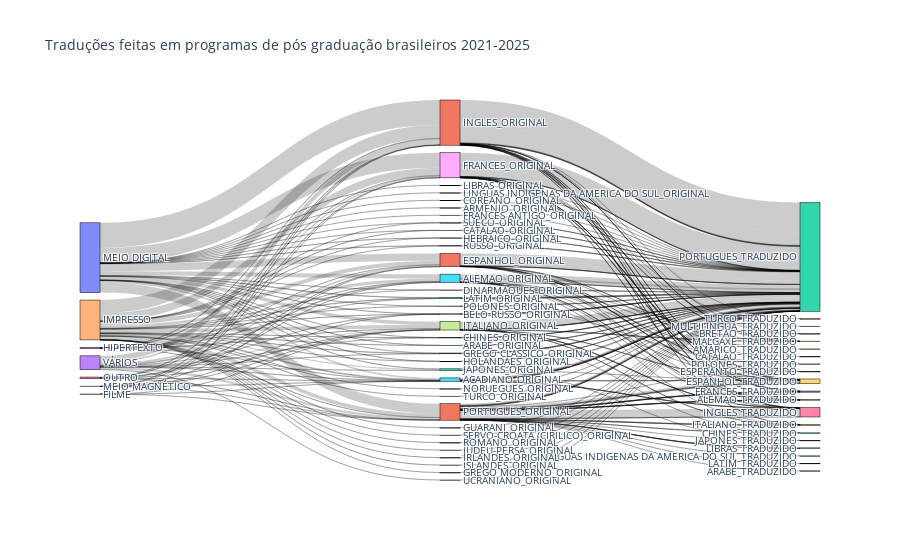

Write notebook code for a chart like this one.
### Code cell
import json

with open("traducoes_brutas.json") as traducoes_file:
    data_traducoes = json.load(traducoes_file)

fig = go.Figure(data=[go.Sankey(
    node = dict(
      pad = 15,
      thickness = 20,
      line = dict(color = "black", width = 0.5),
      label = list(data_traducoes["labels"])
    ),
    link = dict(
      source = data_traducoes["source"],
      target = data_traducoes["target"],
      value = data_traducoes["value"]
  ))])
        
fig.update_layout(title_text="Traduções feitas em programas de pós graduação brasileiros 2021-2025", font_size=10)
fig.show()

### Figure 1 — Plotly figure (JSON) as saved in the notebook; plotly's stock layout.template omitted (floating-point values rounded to 4 significant figures; data arrays with more than 128 entries replaced by an {"elided": "..."} marker saying what was removed)
{"data": [{"link": {"source": {"elided": "281 int values"}, "target": {"elided": "281 int values"}, "value": {"elided": "281 int values"}}, "node": {"label": ["MEIO DIGITAL", "INGLES_ORIGINAL", "PORTUGUES_TRADUZIDO", "VÁRIOS", "IMPRESSO", "ACADIANO_ORIGINAL", "INGLES_TRADUZIDO", "ITALIANO_ORIGINAL", "FRANCES_ORIGINAL", "ITALIANO_TRADUZIDO", "FRANCES_TRADUZIDO", "ESPANHOL_ORIGINAL", "JAPONES_ORIGINAL", "SUECO_ORIGINAL", "DINARMAQUES_ORIGINAL", "ALEMAO_ORIGINAL", "OUTRO", "NORUEGUES_ORIGINAL", "MEIO MAGNÉTICO", "ESPANHOL_TRADUZIDO", "GREGO CLASSICO_ORIGINAL", "PORTUGUES_ORIGINAL", "LIBRAS_TRADUZIDO", "HIPERTEXTO", "FILME", "LATIM_ORIGINAL", "LIBRAS_ORIGINAL", "RUSSO_ORIGINAL", "BELO-RUSSO_ORIGINAL", "ALEMAO_TRADUZIDO", "MULTILINGUA_TRADUZIDO", "CATALAO_ORIGINAL", "CHINES_ORIGINAL", "BRETAO_TRADUZIDO", "MALGAXE_TRADUZIDO", "CHINES_TRADUZIDO", "TURCO_ORIGINAL", "GUARANI_ORIGINAL", "POLONES_ORIGINAL", "UCRANIANO_ORIGINAL", "HEBRAICO_ORIGINAL", "CATALAO_TRADUZIDO", "ARABE_ORIGINAL", "SERVO-CROATA (CIRILICO)_ORIGINAL", "AMARICO_TRADUZIDO", "LINGUAS INDIGENAS DA AMERICA DO SUL_TRADUZIDO", "LINGUAS INDIGENAS DA AMERICA DO SUL_ORIGINAL", "HOLANDAES_ORIGINAL", "POLONES_TRADUZIDO", "COREANO_ORIGINAL", "ROMANO_ORIGINAL", "JUDEU-PERSA_ORIGINAL", "ESPERANTO_TRADUZIDO", "JAPONES_TRADUZIDO", "TURCO_TRADUZIDO", "LATIM_TRADUZIDO", "IRLANDES_ORIGINAL", "ISLANDES_ORIGINAL", "GREGO MODERNO_ORIGINAL", "ARABE_TRADUZIDO", "ARMENIO_ORIGINAL", "FRANCES ANTIGO_ORIGINAL"], "line": {"color": "black", "width": 0.5}, "pad": 15, "thickness": 20}, "type": "sankey"}], "layout": {"font": {"size": 10}, "title": {"text": "Traduções feitas em programas de pós graduação brasileiros 2021-2025"}}}
